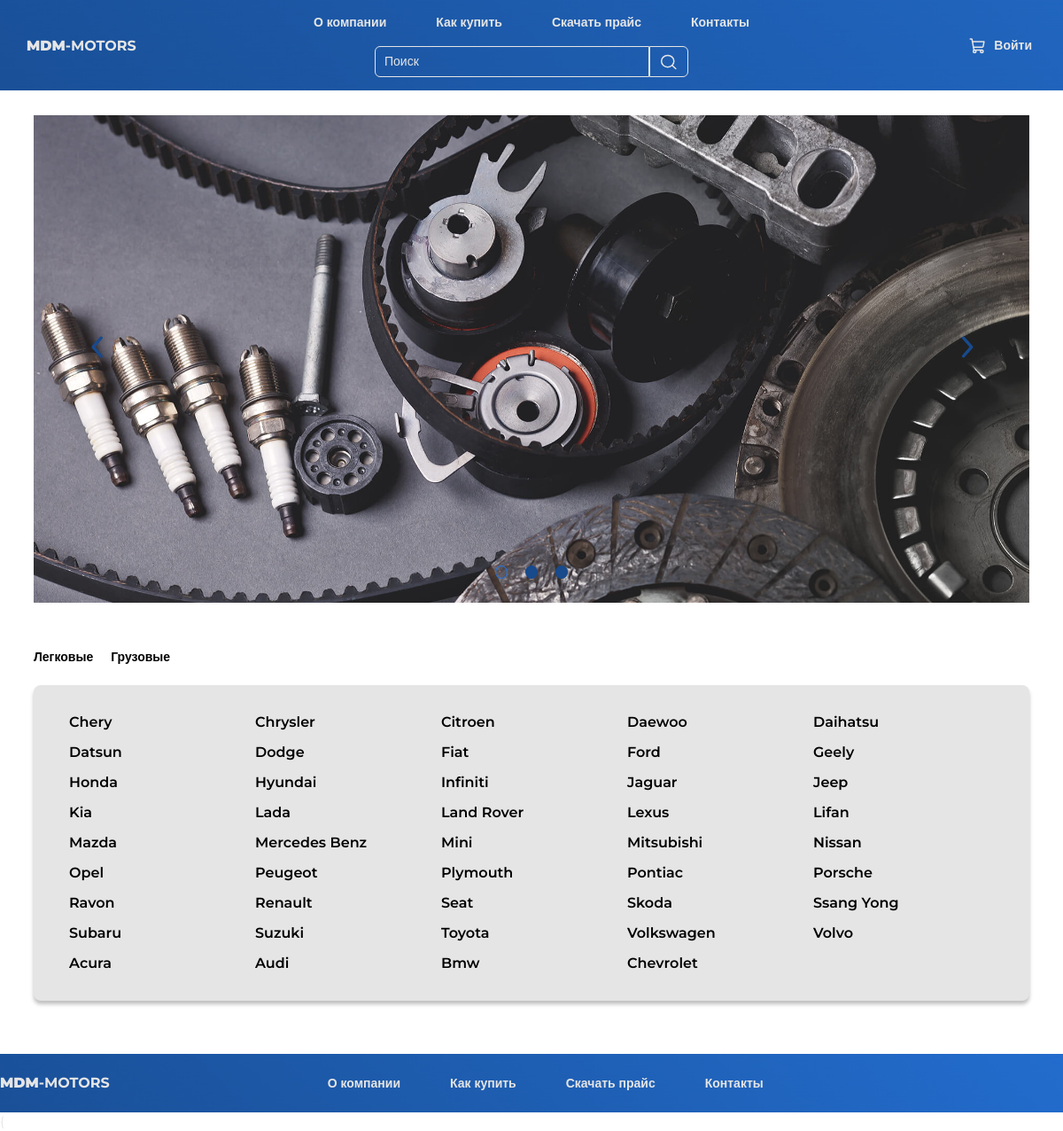
The page / on the database its author committed.
### first/models.py (models this page shows)
class CarBrands(models.Model):
    name = models.CharField(max_length=30, unique=True, null=True)
    logo = models.ImageField(blank=True, upload_to='CarBrands')
    history = models.CharField(max_length=500, blank=True)
    models = models.ManyToManyField('CarModels', blank=True)
    def __str__(self):
        return str(self.name)
    class Meta:
        ordering = ['name']
        verbose_name ='Марки авто'
        verbose_name_plural = 'Марки авто'

### first/views.py (the view)
# urls.py: path('', mainPage, name='main'),
def mainPage(request):
    parts = PartItem.objects.all()[:5]
    brands =  CarBrands.objects.all().order_by('name', )
    context = { 'parts': parts, 'brands':brands }
    return render(request, 'base.html', context)

### templates/base.html (shortened to what this page needs)
<!DOCTYPE html>
{% load static %}
<html lang="en">
<head>
    <link rel="stylesheet" href="{% static 'styles/style.css' %}">
</head>
<body>
    <div class="wrapper">
        <header class="header">
            <div class="content">
                <div class="header_container">
                <div class="header-body">
                <div class="header__menu">
                    <ul class="header__menu-list">
                        <li>О компании</li>
                        <li>Как купить</li>
                        <li>Скачать прайс</li>
                        <li>Контакты</li>
                    </ul>
                </div>
                <div class="header-body__main">
                <div class="header-body__logo logo">
                    <span>MDM</span>-MOTORS
                </div>
                <div class="header-body__basket">
                    <img src="{% static 'img/header/basket.svg' %}" alt="">
                    <p>Войти</p>
                </div>
                </div>
                <div class="header-body__search">
                    <input type="search" placeholder="Поиск" >
                    <button type="submit"  value="Search" data-method="get">
                        <img src="{% static 'img/header/search.svg' %}" alt="">
                    </button>
                </div>
            </div>
            </div>
        </div>
        </header>
 <section class="sliderContainer">
            <div class="__container">
               <div class="mainSlider">
                   <div class="slider-item">
                       <div class="mainSlider-item">
                            <img src="{% static 'img/mainPage/sliderImg.jpg' %}" alt="">
                       </div>
                   </div>
               </div>
            </div>
           </section>
           <section class="categories">
            <div class="__container">
                <div class="categories-choice">
                    <div class="categories-choice__one choice">
                        Легковые
                    </div>
                    <div class="categories-choice__two choice">
                       Грузовые
                   </div>
                </div>
                <div class="categories-body">
               <ul>
                   {% for brand in brands %}
                       <li><a href="{% url 'brand' brand.pk  %} ">{{ brand }}</a></li>
                   {% endfor %}
               </ul>
                </div>
            </div>
           </section>
           <footer class="footer">
            <div class="content">
                <div class="footer-body">
        <div class="footer-logo logo">
                    <span>MDM</span>-MOTORS
                </div>
                <div class="footer-menu">
                    <ul >
                        <li>О компании</li>
                        <li>Как купить</li>
                        <li>Скачать прайс</li>
                        <li>Контакты</li>
                    </ul>
                </div>
                </div>
            </div>
        </footer>
    </div>
{
</body>
</html>

### rows shown on the page
CarBrands: name "Chery"
CarBrands: name "Chrysler"
CarBrands: name "Citroen"
CarBrands: name "Daewoo"
CarBrands: name "Daihatsu"
CarBrands: name "Datsun"
CarBrands: name "Dodge"
CarBrands: name "Fiat"
CarBrands: name "Ford"
CarBrands: name "Geely"
CarBrands: name "Honda"
CarBrands: name "Hyundai"
CarBrands: name "Infiniti"
CarBrands: name "Jaguar"
CarBrands: name "Jeep"
CarBrands: name "Kia"
CarBrands: name "Lada"
CarBrands: name "Land Rover"
CarBrands: name "Lexus"
CarBrands: name "Lifan"
CarBrands: name "Mazda"
CarBrands: name "Mercedes Benz"
CarBrands: name "Mini"
CarBrands: name "Mitsubishi"
CarBrands: name "Nissan"
CarBrands: name "Opel"
CarBrands: name "Peugeot"
CarBrands: name "Plymouth"
CarBrands: name "Pontiac"
CarBrands: name "Porsche"
CarBrands: name "Ravon"
CarBrands: name "Renault"
CarBrands: name "Seat"
CarBrands: name "Skoda"
CarBrands: name "Ssang Yong"
CarBrands: name "Subaru"
CarBrands: name "Suzuki"
CarBrands: name "Toyota"
CarBrands: name "Volkswagen"
CarBrands: name "Volvo"
CarBrands: name "Acura"
CarBrands: name "Audi"
CarBrands: name "Bmw"
CarBrands: name "Chevrolet"
